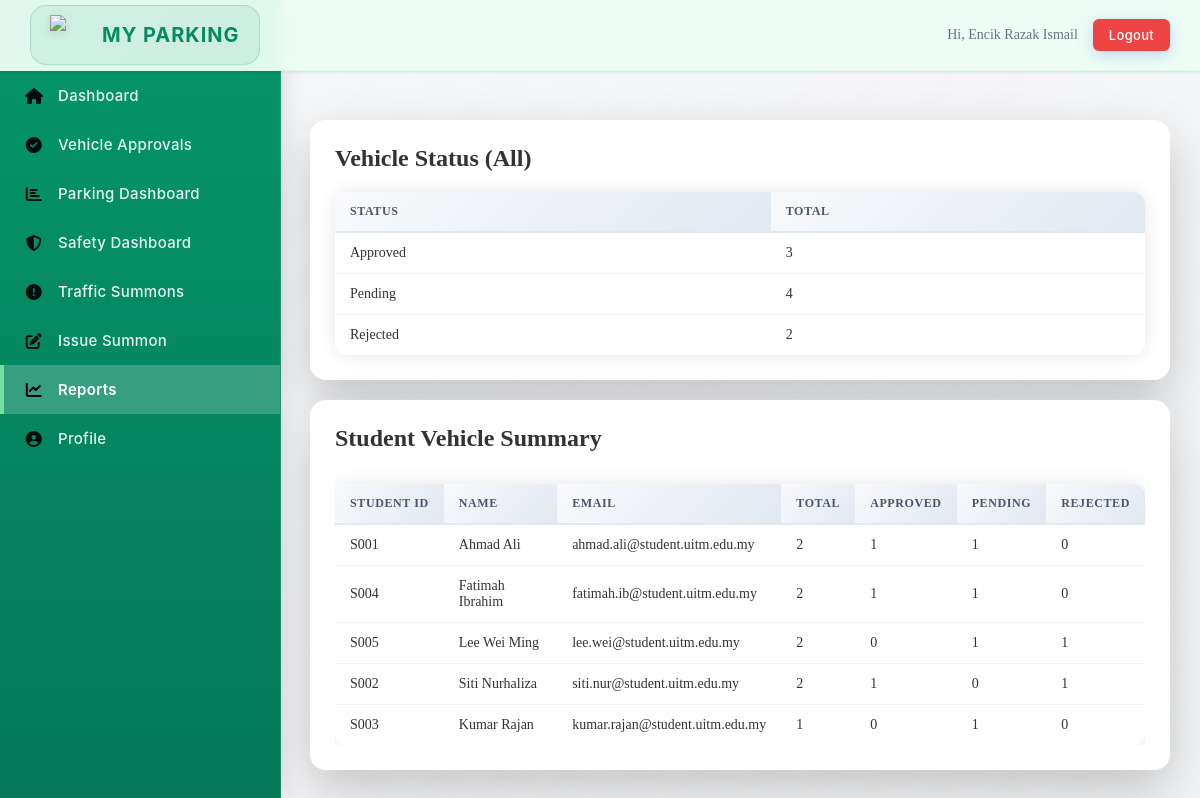
The page /module01/safety/reports.php (signed in) on the database its author committed.
### tables this page shows
CREATE TABLE User (
    user_ID VARCHAR(10) PRIMARY KEY,
    username VARCHAR(20) NOT NULL,
    email VARCHAR(50) NOT NULL,
    phone_number VARCHAR(20) NULL,
    password VARCHAR(255) NOT NULL,
    user_type VARCHAR(20) NOT NULL,
    created_at DATETIME NOT NULL DEFAULT CURRENT_TIMESTAMP,
    updated_at DATETIME NOT NULL DEFAULT CURRENT_TIMESTAMP ON UPDATE CURRENT_TIMESTAMP
);

### database/db_config.php (called while the page is built, shortened)
<?php
function getDB() {
    try {
        $dsn = "mysql:host=" . DB_HOST . ";dbname=" . DB_NAME . ";charset=utf8mb4";
        $pdo = new PDO($dsn, DB_USER, DB_PASS);
        $pdo->setAttribute(PDO::ATTR_ERRMODE, PDO::ERRMODE_EXCEPTION);
        $pdo->setAttribute(PDO::ATTR_DEFAULT_FETCH_MODE, PDO::FETCH_ASSOC);
        return $pdo;
    } catch(PDOException $e) {
        die("Connection failed: " . $e->getMessage());
    }
}
function getVehicleStatusCounts() {
    $db = getDB();
    $sql = "SELECT grant_status, COUNT(*) as total FROM Vehicle GROUP BY grant_status";
    $stmt = $db->query($sql);
    return $stmt->fetchAll();
}
function getStudentVehicleSummary() {
    $db = getDB();
    $sql = "SELECT
                u.user_ID,
                u.username,
                u.email,
                COUNT(v.vehicle_ID) AS total_vehicles,
                SUM(v.grant_status = 'Approved') AS approved_count,
                SUM(v.grant_status = 'Pending') AS pending_count,
                SUM(v.grant_status = 'Rejected') AS rejected_count
            FROM User u
            LEFT JOIN Vehicle v ON u.user_ID = v.user_ID
            WHERE u.user_type = 'student'
            GROUP BY u.user_ID, u.username, u.email
            ORDER BY total_vehicles DESC, u.username";
    $stmt = $db->query($sql);
    return $stmt->fetchAll();
}
?>

### module01/safety/reports.php (the view, shortened to what this page needs)
<?php
require_once __DIR__ . '/../../layout.php';
require_once __DIR__ . '/../../database/db_config.php';
$statusCounts = getVehicleStatusCounts();
$studentSummary = getStudentVehicleSummary();
?>
<div class="card">
    <h2>Vehicle Status (All)</h2>
    <table>
        <thead>
            <tr>
                <th>Status</th>
                <th>Total</th>
            </tr>
        </thead>
        <tbody>
            <?php foreach ($statusCounts as $row): ?>
                <tr>
                    <td><?php echo htmlspecialchars($row['grant_status']); ?></td>
                    <td><?php echo htmlspecialchars($row['total']); ?></td>
                </tr>
            <?php endforeach; ?>
        </tbody>
    </table>
</div>
<div class="card">
    <h2>Student Vehicle Summary</h2>
    <div style="overflow-x:auto;">
        <table>
            <thead>
                <tr>
                    <th>Student ID</th>
                    <th>Name</th>
                    <th>Email</th>
                    <th>Total</th>
                    <th>Approved</th>
                    <th>Pending</th>
                    <th>Rejected</th>
                </tr>
            </thead>
            <tbody>
                <?php foreach ($studentSummary as $row): ?>
                    <tr>
                        <td><?php echo htmlspecialchars($row['user_ID']); ?></td>
                        <td><?php echo htmlspecialchars($row['username']); ?></td>
                        <td><?php echo htmlspecialchars($row['email']); ?></td>
                        <td><?php echo htmlspecialchars($row['total_vehicles']); ?></td>
                        <td><?php echo htmlspecialchars($row['approved_count']); ?></td>
                        <td><?php echo htmlspecialchars($row['pending_count']); ?></td>
                        <td><?php echo htmlspecialchars($row['rejected_count']); ?></td>
                    </tr>
                <?php endforeach; ?>
            </tbody>
        </table>
    </div>
</div>

### layout.php (style rules this page uses)
body { color: #333; margin: 0; padding: 0; display: flex; min-height: 100vh; background-color: #f3f4f6; }
.card { background: rgba(255, 255, 255, 0.95); backdrop-filter: blur(20px); border-radius: 20px; box-shadow: 0 20px 50px rgba(0, 0, 0, 0.2), 0 0 0 1px rgba(255, 255, 255, 0.1); padding: 30px; margin-top: 20px; border: 1px solid rgba(255, 255, 255, 0.3); transition: all 0.3s cubic-bezier(0.4, 0, 0.2, 1); overflow: hidden; position: relative; min-width: 0; box-sizing: border-box; }
.card h2, .card h3 { font-size: clamp(16px, 2vw, 24px); margin: 0 0 12px 0; word-wrap: break-word; }
.card::before { content: ''; position: absolute; top: 0; left: 0; right: 0; height: 1px; background: linear-gradient(90deg, transparent, rgba(255, 255, 255, 0.4), transparent); }
@media (max-width: 1400px) { .card { padding: 24px; border-radius: 16px; } }
table { width: 100%; border-collapse: collapse; margin-top: 20px; border-radius: 12px; overflow: hidden; box-shadow: 0 0 20px rgba(0, 0, 0, 0.1); display: table; }
th, td { text-align: left; padding: 15px 20px; border-bottom: 1px solid rgba(0, 0, 0, 0.05); font-size: clamp(11px, 1.2vw, 14px); transition: background 0.3s ease; word-wrap: break-word; max-width: 200px; overflow: hidden; text-overflow: ellipsis; }
th { background: linear-gradient(135deg, #f8fafc 0%, #e2e8f0 100%); text-transform: uppercase; letter-spacing: 0.05em; font-size: clamp(10px, 1vw, 12px); font-weight: 700; color: #4a5568; border-bottom: 2px solid #e2e8f0; white-space: nowrap; }
tbody tr:last-child td { border-bottom: none; }
@media (max-width: 1400px) { th, td { padding: 12px 15px; } }

### rows shown on the page
user: user_ID "S001", username "Ahmad Ali", email "ahmad.ali@student.uitm.edu.my", total_vehicles "2", approved_count "1", pending_count "1", rejected_count "0"
user: user_ID "S004", username "Fatimah Ibrahim", email "fatimah.ib@student.uitm.edu.my", total_vehicles "2", approved_count "1", pending_count "1", rejected_count "0"
user: user_ID "S005", username "Lee Wei Ming", email "lee.wei@student.uitm.edu.my", total_vehicles "2", approved_count "0", pending_count "1", rejected_count "1"
user: user_ID "S002", username "Siti Nurhaliza", email "siti.nur@student.uitm.edu.my", total_vehicles "2", approved_count "1", pending_count "0", rejected_count "1"
user: user_ID "S003", username "Kumar Rajan", email "kumar.rajan@student.uitm.edu.my", total_vehicles "1", approved_count "0", pending_count "1", rejected_count "0"

### other values the page prints
$user['username'] "Encik Razak Ismail"
$row['grant_status'] "Approved"
$row['total'] "3"
$row['grant_status'] "Pending"
$row['total'] "4"
$row['grant_status'] "Rejected"
$row['total'] "2"
